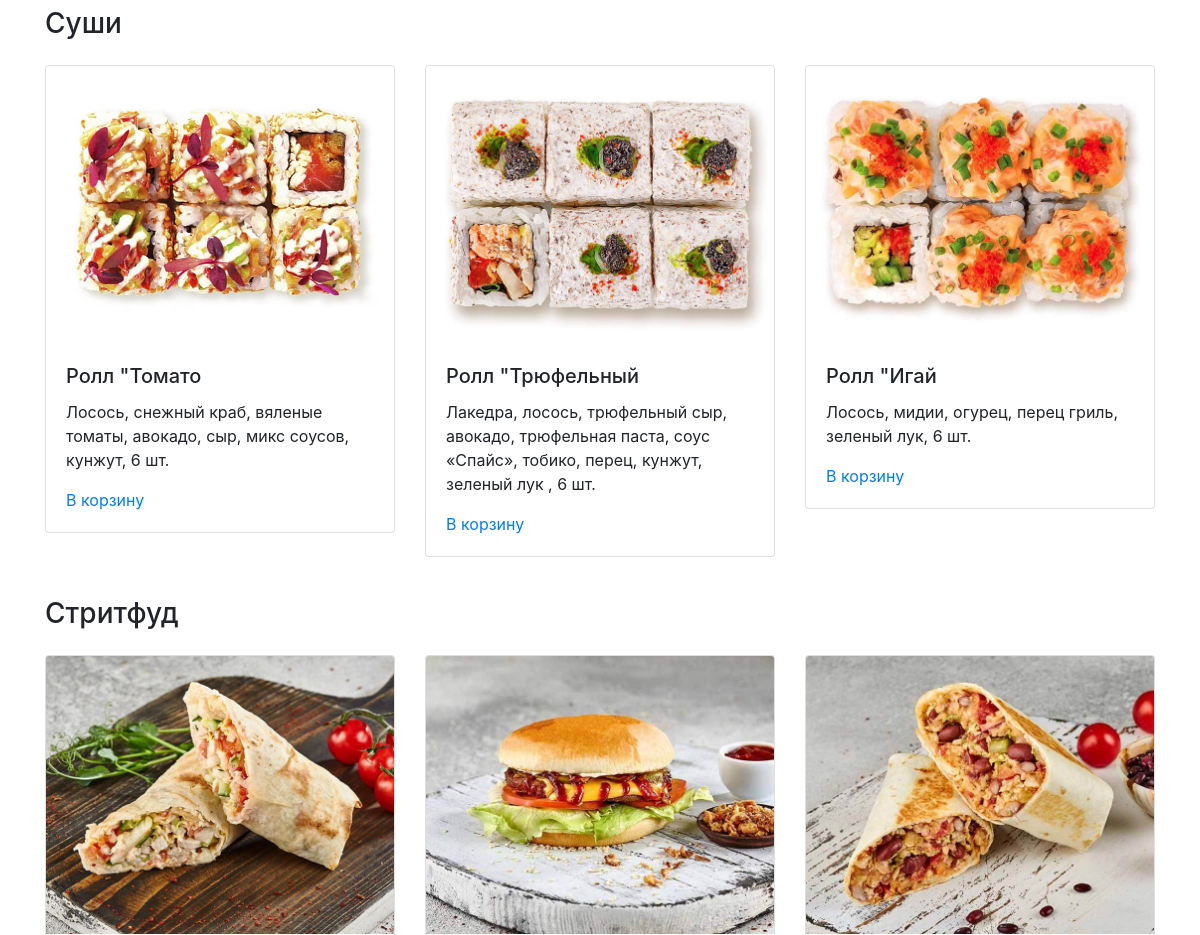
Before: / (middle part) with the older database file.
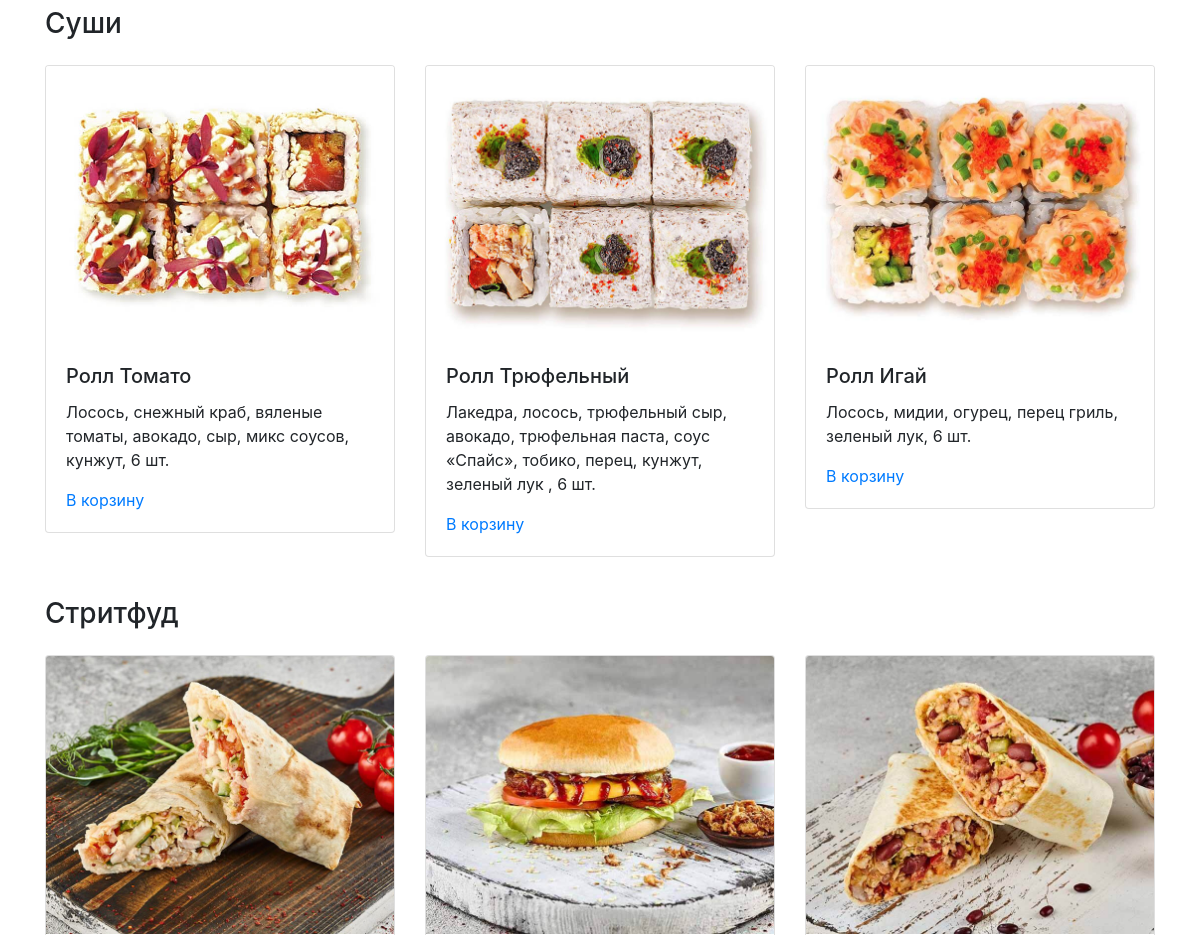
After: the same page with the newer database file.
### models.py (models this page shows)
class Category(db.Model):
    __tablename__ = 'category'
    id = db.Column(db.Integer, primary_key=True)
    title = db.Column(db.String)
    meals = db.relationship('Meal', backref='category')

class Meal(db.Model):
    __tablename__ = 'meal'
    id = db.Column(db.Integer, primary_key=True)
    title = db.Column(db.String)
    price = db.Column(db.Integer)
    desc = db.Column(db.String)
    pic = db.Column(db.String)
    category_id = db.Column(db.Integer, db.ForeignKey('category.id', ondelete='CASCADE'))

### index/index.py (the view)
@index.route('')
def index_render():
    print(session)
    category = db.session.query(Category).all()
    return render_template('index.html', category=category)

### app.py (called while the page is built, shortened)
@app.context_processor
def menu_cart():
    return dict(menu_cart='Пусто')

### index/templates/index.html (shortened to what this page needs)
{% extends 'base.html' %} {% block body %}
<main class="container mt-3">
    <section>
        {% for cat in category %}
        <h3 class="my-4">{{ cat.title }}</h3>
        <div class="row mt-4">
            {% for meal in cat.meals[:3] %}
            <div class="col-12 col-md-4">
                <div class="card mb-3">
                    <img src="{{ url_for('static', filename='pictures/'+ meal.pic) }}" width="300" class="card-img-top"
                         alt="">
                    <div class="card-body">
                        <h4 class="h5 card-title">{{ meal.title }}</h4>
                        <p class="card-text">{{ meal.desc }}</p>
                        <a href="{{ url_for('cart.add_render', id=meal.id) }}" btn btn-danger">В корзину</a>
                    </div>
                </div>
            </div>
            {% endfor %}
        </div>
        {% endfor %}
    </section>
</main>
{% endblock %}

### templates/base.html (shortened to what this page needs)
<!DOCTYPE html>
<html lang="ru">
<head>
  <link rel="stylesheet" href="https://stackpath.bootstrapcdn.com/bootstrap/4.3.1/css/bootstrap.min.css">
  <link rel="stylesheet" href="{{ url_for('static', filename='css/style.css') }}">
</head>
<body>
{% block body %}
{% endblock %}
</body>
</html>

### static/css/style.css (style rules this page uses)
html { position: relative; min-height: 100%; }
body { margin-bottom: 60px; }

Changed rows visible on the page:
changed Meal "Лосось, снежный краб, вяленые томаты, авокадо, сыр, микс соусов, кунжут, 6 шт.": title "Ролл \"Томато" → "Ролл Томато"
changed Meal: title "Ролл \"Трюфельный" → "Ролл Трюфельный"
changed Meal "Лосось, мидии, огурец, перец гриль, зеленый лук, 6 шт.": title "Ролл \"Игай" → "Ролл Игай"
